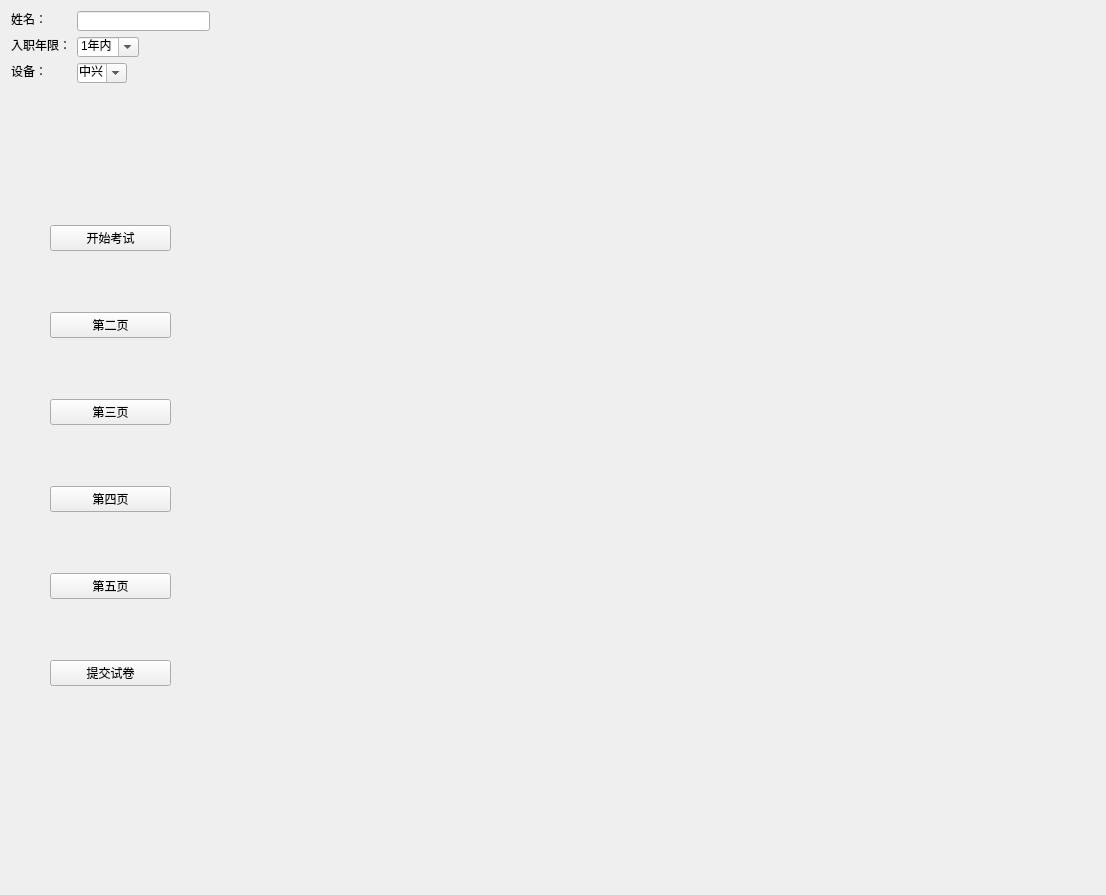
<?xml version="1.0" encoding="UTF-8"?>
<ui version="4.0">
 <class>Form0</class>
 <widget class="QWidget" name="Form0">
  <property name="geometry">
   <rect>
    <x>0</x>
    <y>0</y>
    <width>1106</width>
    <height>895</height>
   </rect>
  </property>
  <property name="windowTitle">
   <string>赛尔通信运行部上海维护区考试系统V1.0.0</string>
  </property>
  <widget class="QWidget" name="gridLayoutWidget">
   <property name="geometry">
    <rect>
     <x>220</x>
     <y>10</y>
     <width>881</width>
     <height>881</height>
    </rect>
   </property>
   <layout class="QGridLayout" name="MaingridLayout"/>
  </widget>
  <widget class="QLabel" name="label_3">
   <property name="geometry">
    <rect>
     <x>11</x>
     <y>11</y>
     <width>36</width>
     <height>16</height>
    </rect>
   </property>
   <property name="text">
    <string>姓名：</string>
   </property>
  </widget>
  <widget class="QLabel" name="label_2">
   <property name="geometry">
    <rect>
     <x>11</x>
     <y>37</y>
     <width>60</width>
     <height>16</height>
    </rect>
   </property>
   <property name="text">
    <string>入职年限：</string>
   </property>
  </widget>
  <widget class="QComboBox" name="comboBox">
   <property name="geometry">
    <rect>
     <x>77</x>
     <y>37</y>
     <width>62</width>
     <height>20</height>
    </rect>
   </property>
   <property name="editable">
    <bool>true</bool>
   </property>
   <item>
    <property name="text">
     <string>1年内</string>
    </property>
   </item>
   <item>
    <property name="text">
     <string>1至3年</string>
    </property>
   </item>
   <item>
    <property name="text">
     <string>3至5年</string>
    </property>
   </item>
  </widget>
  <widget class="QLabel" name="label">
   <property name="geometry">
    <rect>
     <x>11</x>
     <y>63</y>
     <width>36</width>
     <height>16</height>
    </rect>
   </property>
   <property name="text">
    <string>设备：</string>
   </property>
  </widget>
  <widget class="QLineEdit" name="lineEdit">
   <property name="geometry">
    <rect>
     <x>77</x>
     <y>11</y>
     <width>133</width>
     <height>20</height>
    </rect>
   </property>
  </widget>
  <widget class="QComboBox" name="comboBox_2">
   <property name="geometry">
    <rect>
     <x>77</x>
     <y>63</y>
     <width>50</width>
     <height>20</height>
    </rect>
   </property>
   <property name="editable">
    <bool>true</bool>
   </property>
   <item>
    <property name="text">
     <string>中兴</string>
    </property>
   </item>
   <item>
    <property name="text">
     <string>华为</string>
    </property>
   </item>
  </widget>
  <widget class="QWidget" name="layoutWidget">
   <property name="geometry">
    <rect>
     <x>50</x>
     <y>170</y>
     <width>121</width>
     <height>571</height>
    </rect>
   </property>
   <layout class="QVBoxLayout" name="verticalLayout">
    <item>
     <widget class="QPushButton" name="pushButton">
      <property name="text">
       <string>开始考试</string>
      </property>
     </widget>
    </item>
    <item>
     <widget class="QPushButton" name="pushButton_2">
      <property name="text">
       <string>第二页</string>
      </property>
     </widget>
    </item>
    <item>
     <widget class="QPushButton" name="pushButton_3">
      <property name="text">
       <string>第三页</string>
      </property>
     </widget>
    </item>
    <item>
     <widget class="QPushButton" name="pushButton_4">
      <property name="text">
       <string>第四页</string>
      </property>
     </widget>
    </item>
    <item>
     <widget class="QPushButton" name="pushButton_5">
      <property name="text">
       <string>第五页</string>
      </property>
     </widget>
    </item>
    <item>
     <widget class="QPushButton" name="pushButton_7">
      <property name="text">
       <string>提交试卷</string>
      </property>
     </widget>
    </item>
   </layout>
  </widget>
 </widget>
 <resources/>
 <connections/>
</ui>
